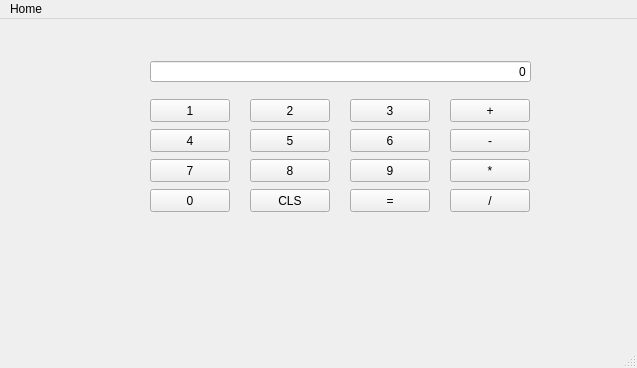
<?xml version="1.0" encoding="UTF-8"?>
<ui version="4.0">
 <class>MainWindow</class>
 <widget class="QMainWindow" name="MainWindow">
  <property name="geometry">
   <rect>
    <x>0</x>
    <y>0</y>
    <width>637</width>
    <height>368</height>
   </rect>
  </property>
  <property name="windowTitle">
   <string>Calculator</string>
  </property>
  <widget class="QWidget" name="centralwidget">
   <widget class="QPushButton" name="B1">
    <property name="geometry">
     <rect>
      <x>150</x>
      <y>80</y>
      <width>80</width>
      <height>23</height>
     </rect>
    </property>
    <property name="text">
     <string>1</string>
    </property>
   </widget>
   <widget class="QPushButton" name="B2">
    <property name="geometry">
     <rect>
      <x>250</x>
      <y>80</y>
      <width>80</width>
      <height>23</height>
     </rect>
    </property>
    <property name="text">
     <string>2</string>
    </property>
   </widget>
   <widget class="QPushButton" name="B3">
    <property name="geometry">
     <rect>
      <x>350</x>
      <y>80</y>
      <width>80</width>
      <height>23</height>
     </rect>
    </property>
    <property name="text">
     <string>3</string>
    </property>
   </widget>
   <widget class="QPushButton" name="B4">
    <property name="geometry">
     <rect>
      <x>150</x>
      <y>110</y>
      <width>80</width>
      <height>23</height>
     </rect>
    </property>
    <property name="text">
     <string>4</string>
    </property>
   </widget>
   <widget class="QPushButton" name="B5">
    <property name="geometry">
     <rect>
      <x>250</x>
      <y>110</y>
      <width>80</width>
      <height>23</height>
     </rect>
    </property>
    <property name="text">
     <string>5</string>
    </property>
   </widget>
   <widget class="QPushButton" name="B6">
    <property name="geometry">
     <rect>
      <x>350</x>
      <y>110</y>
      <width>80</width>
      <height>23</height>
     </rect>
    </property>
    <property name="text">
     <string>6</string>
    </property>
   </widget>
   <widget class="QPushButton" name="B7">
    <property name="geometry">
     <rect>
      <x>150</x>
      <y>140</y>
      <width>80</width>
      <height>23</height>
     </rect>
    </property>
    <property name="text">
     <string>7</string>
    </property>
   </widget>
   <widget class="QPushButton" name="B8">
    <property name="geometry">
     <rect>
      <x>250</x>
      <y>140</y>
      <width>80</width>
      <height>23</height>
     </rect>
    </property>
    <property name="text">
     <string>8</string>
    </property>
   </widget>
   <widget class="QPushButton" name="B9">
    <property name="geometry">
     <rect>
      <x>350</x>
      <y>140</y>
      <width>80</width>
      <height>23</height>
     </rect>
    </property>
    <property name="text">
     <string>9</string>
    </property>
   </widget>
   <widget class="QPushButton" name="B10">
    <property name="geometry">
     <rect>
      <x>150</x>
      <y>170</y>
      <width>80</width>
      <height>23</height>
     </rect>
    </property>
    <property name="text">
     <string>0</string>
    </property>
   </widget>
   <widget class="QPushButton" name="B11">
    <property name="geometry">
     <rect>
      <x>250</x>
      <y>170</y>
      <width>80</width>
      <height>23</height>
     </rect>
    </property>
    <property name="text">
     <string>CLS</string>
    </property>
   </widget>
   <widget class="QPushButton" name="B12">
    <property name="geometry">
     <rect>
      <x>350</x>
      <y>170</y>
      <width>80</width>
      <height>23</height>
     </rect>
    </property>
    <property name="text">
     <string>=</string>
    </property>
   </widget>
   <widget class="QPushButton" name="B13">
    <property name="geometry">
     <rect>
      <x>450</x>
      <y>80</y>
      <width>80</width>
      <height>23</height>
     </rect>
    </property>
    <property name="text">
     <string>+</string>
    </property>
   </widget>
   <widget class="QPushButton" name="B14">
    <property name="geometry">
     <rect>
      <x>450</x>
      <y>110</y>
      <width>80</width>
      <height>23</height>
     </rect>
    </property>
    <property name="text">
     <string>-</string>
    </property>
   </widget>
   <widget class="QPushButton" name="B15">
    <property name="geometry">
     <rect>
      <x>450</x>
      <y>140</y>
      <width>80</width>
      <height>23</height>
     </rect>
    </property>
    <property name="text">
     <string>*</string>
    </property>
   </widget>
   <widget class="QPushButton" name="B16">
    <property name="geometry">
     <rect>
      <x>450</x>
      <y>170</y>
      <width>80</width>
      <height>23</height>
     </rect>
    </property>
    <property name="text">
     <string>/</string>
    </property>
   </widget>
   <widget class="QLineEdit" name="T1">
    <property name="geometry">
     <rect>
      <x>150</x>
      <y>42</y>
      <width>381</width>
      <height>21</height>
     </rect>
    </property>
    <property name="text">
     <string>0</string>
    </property>
    <property name="alignment">
     <set>Qt::AlignRight|Qt::AlignTrailing|Qt::AlignVCenter</set>
    </property>
   </widget>
  </widget>
  <widget class="QMenuBar" name="menubar">
   <property name="geometry">
    <rect>
     <x>0</x>
     <y>0</y>
     <width>637</width>
     <height>20</height>
    </rect>
   </property>
   <widget class="QMenu" name="menuhOME">
    <property name="title">
     <string>Home</string>
    </property>
   </widget>
   <addaction name="menuhOME"/>
  </widget>
  <widget class="QStatusBar" name="statusbar"/>
 </widget>
 <resources/>
 <connections/>
</ui>
